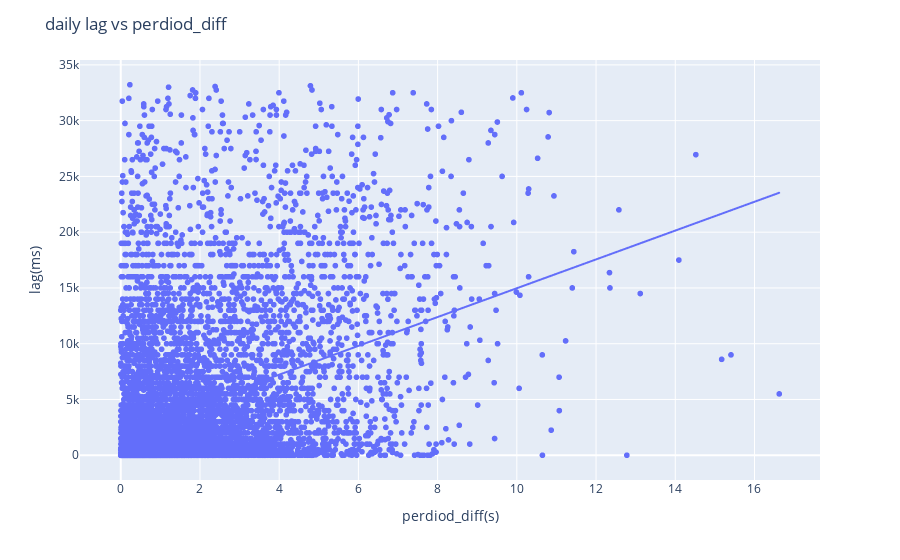

The notebook cell this image was saved under:
### Code cell
plot_lag_vs_perdiod(lags_price,liquidity_data,period="perdiod_diff",distinguish_markets=False)

### Figure 1 — Plotly figure (JSON) as saved in the notebook; plotly's stock layout.template omitted (floating-point values rounded to 4 significant figures; data arrays with more than 128 entries replaced by an {"elided": "..."} marker saying what was removed)
{"data": [{"hovertemplate": "perdiod_diff=%{x}<br>lag=%{y}<extra></extra>", "legendgroup": "", "marker": {"color": "#636efa", "symbol": "circle"}, "mode": "markers", "name": "", "showlegend": false, "type": "scattergl", "x": {"elided": "8225 float values"}, "xaxis": "x", "y": {"elided": "8225 int values"}, "yaxis": "y"}, {"hovertemplate": "<b>OLS trendline</b><br>lag = 1291.98 * perdiod_diff + 2055.47<br>R<sup>2</sup>=0.132118<br><br>perdiod_diff=%{x}<br>lag=%{y} <b>(trend)</b><extra></extra>", "legendgroup": "", "marker": {"color": "#636efa", "symbol": "circle"}, "mode": "lines", "name": "", "showlegend": false, "type": "scattergl", "x": {"elided": "8225 float values"}, "xaxis": "x", "y": {"elided": "8225 float values"}, "yaxis": "y"}], "layout": {"legend": {"tracegroupgap": 0}, "margin": {"t": 60}, "title": {"text": "daily lag vs perdiod_diff"}, "xaxis": {"anchor": "y", "domain": [0, 1], "title": {"text": "perdiod_diff(s)"}}, "yaxis": {"anchor": "x", "domain": [0, 1], "title": {"text": "lag(ms)"}}}}
